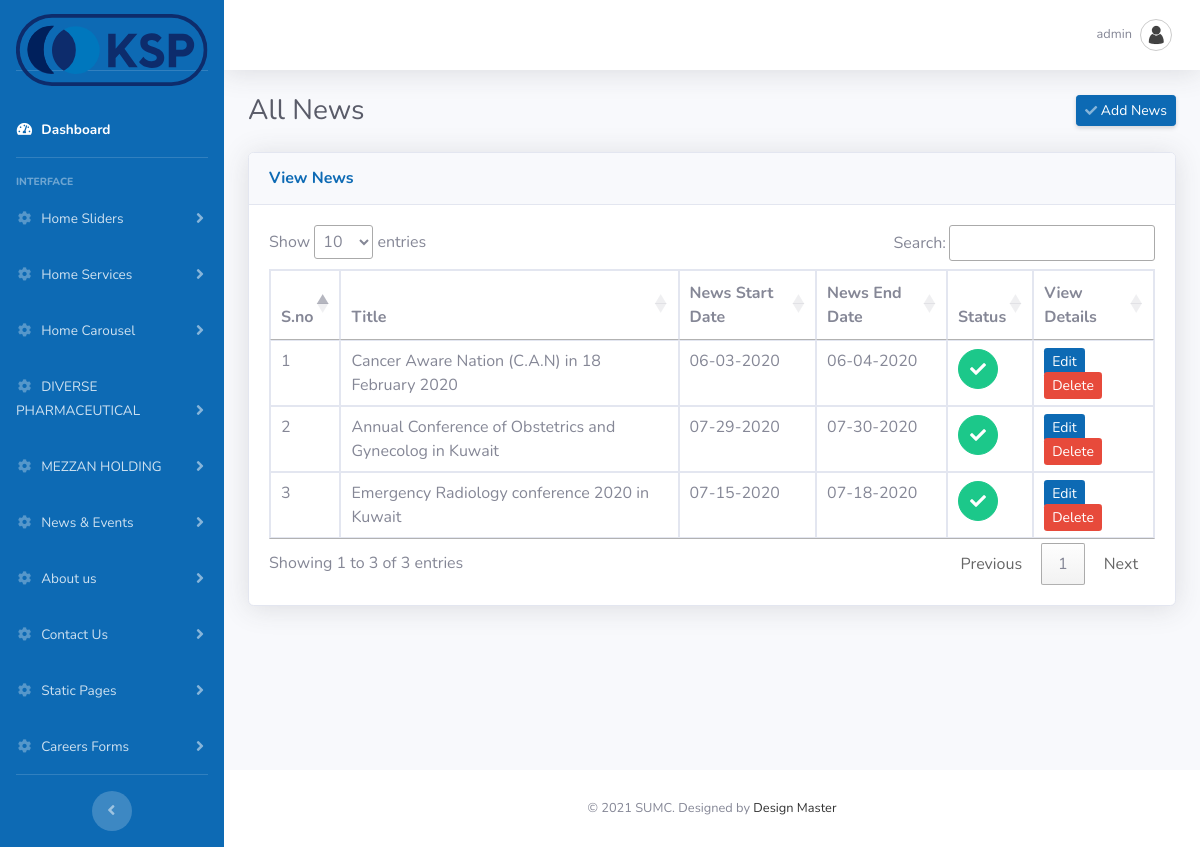
The page /admin/newslist.php (signed in) on the database its author committed.
### tables this page shows
CREATE TABLE `sumc_adminuser` (
  `id` int(11) NOT NULL,
  `username` varchar(225) NOT NULL,
  `password` varchar(225) NOT NULL,
  `email` varchar(225) NOT NULL,
  `status` int(11) NOT NULL,
  `date` datetime NOT NULL
);

CREATE TABLE `sumc_news` (
  `id` int(11) NOT NULL,
  `title` varchar(255) NOT NULL,
  `news_image` varchar(255) NOT NULL,
  `description` text NOT NULL,
  `news_start_date` date NOT NULL,
  `news_end_date` date NOT NULL,
  `status` tinyint(4) NOT NULL,
  `created_date` date NOT NULL
);

### admin/newslist.php (the view, shortened to what this page needs)
<?php
include_once("connection.php");
?>
<!DOCTYPE html>
<html lang="en">
<head>
  <link href="vendor/fontawesome-free/css/all.min.css" rel="stylesheet" type="text/css">
  <link href="css/admin.css" rel="stylesheet">
</head>
<body id="page-top">
  <div id="wrapper">
    <?php
	include_once('header.php');
	?>
        <div class="container-fluid">
          <div class="d-sm-flex align-items-center justify-content-between mb-4">
            <h1 class="h3 mb-0 text-gray-800">All News</h1>
			<a href="edit_news.php" class="d-none d-sm-inline-block btn btn-sm btn-primary shadow-sm"><i class="fas fa-check fa-sm text-white-50"></i> Add News</a>
          </div>
          <div class="row">
            <div class="col-lg-12 mb-12">
              <div class="card shadow mb-8">
                <div class="card-header py-3">
                  <h6 class="m-0 font-weight-bold text-primary">View News</h6>
                </div>
                <div class="card-body">
                  <div class="table-responsive">
                    <table class="table table-bordered" id="example" width="100%" cellspacing="0">
                      <thead>
                        <tr>
                          <th>S.no</th>
                          <th>Title</th>
                          <th>News Start Date</th>
                          <th>News End Date</th>
                          <th>Status</th>
                          <th>View Details</th>
                        </tr>
                      </thead>
                      <tbody>
					  <?php
					  $project_features_sql = mysqli_query($connection,"select * from  sumc_news order by id desc ");
					  if(mysqli_num_rows($project_features_sql) > 0) {
						  $i = 1;
						  while($project_features_result = mysqli_fetch_array($project_features_sql)) {
							  $id = $project_features_result['id'];
							  if($project_features_result['status'] == '1'){
									$status = '0';
									} else {
										$status = '1';
									}
							  ?>
							  <tr>
							  <td><?php echo $i; ?></td>
							  <td><?php echo $project_features_result['title']; ?></td>
							  <td><?php echo date("m-d-Y",strtotime($project_features_result['news_start_date'])); ?></td>
							   <td><?php echo date("m-d-Y",strtotime($project_features_result['news_end_date'])); ?></td>
							  <td><a class="btn btn-success btn-circle" href="#" id="status_<?php echo $project_features_result['id'] ?>&status=<?php echo $status ?>">
							  <?php if($project_features_result['status']=='0'){ ?>
											<i style="color:white !important" class="fas fa-times"></i>
										<?php } else { ?>
											<i class="fa fa-check"></i>
										<?php } ?>
										</a>
							  </td>
							  <td><a href="edit_news.php?id=<?php echo $id; ?>" class="btn-sm btn-primary">Edit</a>&nbsp;
							  <a href="#" id="delete_<?php echo $id; ?>" class="btn-sm btn-danger">Delete</a></td>
							</tr>
							  <?php
							  $i++;
						  }
					  }
					  ?>
                      </tbody>
                    </table>
                  </div>
                </div>
              </div>
            </div>
          </div>
        </div>
      </div>
<?php
include_once('footer.php');
?>
 <link href="https://cdn.datatables.net/1.10.20/css/jquery.dataTables.min.css" rel="stylesheet" type="text/css" media="all" />
<link href="https://cdn.datatables.net/select/1.3.1/css/select.dataTables.min.css" rel="stylesheet" type="text/css" media="all" />

### admin/header.php (shortened to what this page needs)
<?php
include_once("connection.php");
	if(isset($_SESSION['SESS_MEMBER_ID'])) {
	$loginid = $_SESSION['SESS_MEMBER_ID'];
	$user_query = mysqli_query($connection,"SELECT * from sumc_adminuser where id=$loginid");
	$user_res = mysqli_fetch_array($user_query);
	}
	else {
		header("Location:index.php");
	}
?>
    <link rel="stylesheet" type="text/css" href="https://cdnjs.cloudflare.com/ajax/libs/bootstrap-datepicker/1.5.0/css/bootstrap-datepicker.standalone.css" />
    <link rel="stylesheet" type="text/css" href="js/jquery.timepicker.css" />
    <link rel="stylesheet" type="text/css" href="js/jquery.ptTimeSelect.css" />
    <link rel="stylesheet" href="https://ajax.googleapis.com/ajax/libs/jqueryui/1.7.2/themes/ui-lightness/jquery-ui.css" type="text/css" media="all" />
<ul class="navbar-nav bg-gradient-secondary sidebar sidebar-dark accordion" id="accordionSidebar">
      <a class="sidebar-brand d-flex align-items-center justify-content-center" href="dashboard.php">
       <div class="sidebar-brand-text" style="padding-top:30px;">
           <img src="../images/kspic-logo.svg" height="150%" width="100%" />
	   </div>
     </a>
     <li class="nav-item active">
      <a class="nav-link" href="dashboard.php">
        <i class="fas fa-fw fa-tachometer-alt"></i>
        <span>Dashboard</span></a>
      </li>
      <hr class="sidebar-divider">
      <div class="sidebar-heading">
        Interface
      </div>
      <li class="nav-item">
        <a class="nav-link collapsed" href="#" data-toggle="collapse" data-target="#collapseOne" aria-expanded="true" aria-controls="collapseOne">
          <i class="fas fa-fw fa-cog"></i>
          <span>Home Sliders</span>
        </a>
      </li>
	  <li class="nav-item">
        <a class="nav-link collapsed" href="#" data-toggle="collapse" data-target="#collapseTwo" aria-expanded="true" aria-controls="collapseTwo">
          <i class="fas fa-fw fa-cog"></i>
          <span>Home Services</span>
        </a>
      </li>
      <li class="nav-item">
        <a class="nav-link collapsed" href="#" data-toggle="collapse" data-target="#collapseThree" aria-expanded="true" aria-controls="collapseThree">
          <i class="fas fa-fw fa-cog"></i>
          <span>Home Carousel</span>
        </a>
      </li>
<li class="nav-item">
        <a class="nav-link collapsed" href="#" data-toggle="collapse" data-target="#collapseNine" aria-expanded="true" aria-controls="collapseFour">
          <i class="fas fa-fw fa-cog"></i>
          <span>DIVERSE PHARMACEUTICAL</span>
        </a>
      </li>
      <li class="nav-item">
        <a class="nav-link collapsed" href="#" data-toggle="collapse" data-target="#collapseTen" aria-expanded="true" aria-controls="collapseten">
          <i class="fas fa-fw fa-cog"></i>
          <span>MEZZAN HOLDING</span>
        </a>
      </li>
<li class="nav-item">
        <a class="nav-link collapsed" href="#" data-toggle="collapse" data-target="#collapseFour" aria-expanded="true" aria-controls="collapseFour">
          <i class="fas fa-fw fa-cog"></i>
          <span>News & Events</span>
        </a>
      </li>
<li class="nav-item">
        <a class="nav-link collapsed" href="#" data-toggle="collapse" data-target="#collapseFive" aria-expanded="true" aria-controls="collapseFive">
          <i class="fas fa-fw fa-cog"></i>
          <span>About us</span>
        </a>
      </li>
<li class="nav-item">
        <a class="nav-link collapsed" href="#" data-toggle="collapse" data-target="#collapseEight" aria-expanded="true" aria-controls="collapseEight">
          <i class="fas fa-fw fa-cog"></i>
          <span>Contact Us</span>
        </a>
      </li>
<li class="nav-item">
        <a class="nav-link collapsed" href="#" data-toggle="collapse" data-target="#collapseSix" aria-expanded="true" aria-controls="collapseSix">
          <i class="fas fa-fw fa-cog"></i>
          <span>Static Pages</span>
        </a>
      </li>
<li class="nav-item">
        <a class="nav-link collapsed" href="#" data-toggle="collapse" data-target="#collapseSeven" aria-expanded="true" aria-controls="collapseSeven">
          <i class="fas fa-fw fa-cog"></i>
          <span>Careers Forms</span>
        </a>
      </li>
          <hr class="sidebar-divider d-none d-md-block">
          <div class="text-center d-none d-md-inline">
            <button class="rounded-circle border-0" id="sidebarToggle"></button>
          </div>
        </ul>
        <div id="content-wrapper" class="d-flex flex-column">
          <div id="content">
            <nav class="navbar navbar-expand navbar-light bg-white topbar mb-4 static-top shadow">
          <ul class="navbar-nav ml-auto">
            <li class="nav-item dropdown no-arrow">
              <a class="nav-link dropdown-toggle" href="#" id="userDropdown" role="button" data-toggle="dropdown" aria-haspopup="true" aria-expanded="false">
                <span class="mr-2 d-none d-lg-inline text-gray-600 small"><?php echo $user_res['username']; ?></span>
                <img class="img-profile rounded-circle" src="img/user.png">
              </a>
            </li>
          </ul>
        </nav>

### rows shown on the page
sumc_adminuser: username "admin"
sumc_news: title "Cancer Aware Nation (C.A.N) in 18 February 2020", news_start_date "06-03-2020", news_end_date "06-04-2020", status 1 (drawn)
sumc_news: title "Annual Conference of Obstetrics and Gynecolog in Kuwait", news_start_date "07-29-2020", news_end_date "07-30-2020", status 1 (drawn)
sumc_news: title "Emergency Radiology conference 2020 in Kuwait", news_start_date "07-15-2020", news_end_date "07-18-2020", status 1 (drawn)
